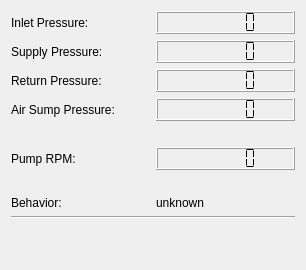
<?xml version="1.0" encoding="UTF-8"?>
<ui version="4.0">
 <class>Robot Status</class>
 <widget class="QWidget" name="Robot Status">
  <property name="geometry">
   <rect>
    <x>0</x>
    <y>0</y>
    <width>306</width>
    <height>270</height>
   </rect>
  </property>
  <property name="windowTitle">
   <string>Robot Status</string>
  </property>
  <layout class="QVBoxLayout" name="verticalLayout">
   <item>
    <layout class="QGridLayout" name="gridLayout">
     <item row="3" column="0">
      <widget class="QLabel" name="SumpPressure">
       <property name="text">
        <string>Air Sump Pressure:</string>
       </property>
      </widget>
     </item>
     <item row="5" column="0">
      <widget class="QLabel" name="PumpRPM">
       <property name="text">
        <string>Pump RPM:</string>
       </property>
      </widget>
     </item>
     <item row="6" column="0">
      <spacer name="horizontalSpacer_15">
       <property name="orientation">
        <enum>Qt::Horizontal</enum>
       </property>
       <property name="sizeHint" stdset="0">
        <size>
         <width>40</width>
         <height>20</height>
        </size>
       </property>
      </spacer>
     </item>
     <item row="4" column="1">
      <spacer name="horizontalSpacer_14">
       <property name="orientation">
        <enum>Qt::Horizontal</enum>
       </property>
       <property name="sizeHint" stdset="0">
        <size>
         <width>40</width>
         <height>20</height>
        </size>
       </property>
      </spacer>
     </item>
     <item row="4" column="0">
      <spacer name="horizontalSpacer_13">
       <property name="orientation">
        <enum>Qt::Horizontal</enum>
       </property>
       <property name="sizeHint" stdset="0">
        <size>
         <width>40</width>
         <height>20</height>
        </size>
       </property>
      </spacer>
     </item>
     <item row="2" column="1">
      <widget class="QLCDNumber" name="returnPressureValue">
       <property name="numDigits">
        <number>6</number>
       </property>
       <property name="segmentStyle">
        <enum>QLCDNumber::Flat</enum>
       </property>
      </widget>
     </item>
     <item row="2" column="0">
      <widget class="QLabel" name="ReturnPressure">
       <property name="text">
        <string>Return Pressure:</string>
       </property>
      </widget>
     </item>
     <item row="3" column="1">
      <widget class="QLCDNumber" name="sumpPressureValue">
       <property name="numDigits">
        <number>6</number>
       </property>
       <property name="segmentStyle">
        <enum>QLCDNumber::Flat</enum>
       </property>
      </widget>
     </item>
     <item row="0" column="1">
      <widget class="QLCDNumber" name="inletPressureValue">
       <property name="autoFillBackground">
        <bool>false</bool>
       </property>
       <property name="numDigits">
        <number>6</number>
       </property>
       <property name="segmentStyle">
        <enum>QLCDNumber::Flat</enum>
       </property>
      </widget>
     </item>
     <item row="1" column="0">
      <widget class="QLabel" name="SupplyPressure">
       <property name="text">
        <string>Supply Pressure:</string>
       </property>
      </widget>
     </item>
     <item row="1" column="1">
      <widget class="QLCDNumber" name="supplyPressureValue">
       <property name="numDigits">
        <number>6</number>
       </property>
       <property name="segmentStyle">
        <enum>QLCDNumber::Flat</enum>
       </property>
      </widget>
     </item>
     <item row="0" column="0">
      <widget class="QLabel" name="InletPressure">
       <property name="text">
        <string>Inlet Pressure:</string>
       </property>
      </widget>
     </item>
     <item row="5" column="1">
      <widget class="QLCDNumber" name="pumpRpmValue">
       <property name="numDigits">
        <number>6</number>
       </property>
       <property name="segmentStyle">
        <enum>QLCDNumber::Flat</enum>
       </property>
      </widget>
     </item>
     <item row="6" column="1">
      <spacer name="horizontalSpacer_16">
       <property name="orientation">
        <enum>Qt::Horizontal</enum>
       </property>
       <property name="sizeHint" stdset="0">
        <size>
         <width>40</width>
         <height>20</height>
        </size>
       </property>
      </spacer>
     </item>
     <item row="7" column="0">
      <widget class="QLabel" name="Behavior">
       <property name="text">
        <string>Behavior:</string>
       </property>
      </widget>
     </item>
     <item row="7" column="1">
      <widget class="QLabel" name="behaviorValue">
       <property name="text">
        <string>unknown</string>
       </property>
      </widget>
     </item>
    </layout>
   </item>
   <item>
    <widget class="Line" name="line">
     <property name="orientation">
      <enum>Qt::Horizontal</enum>
     </property>
    </widget>
   </item>
   <item>
    <spacer name="verticalSpacer">
     <property name="orientation">
      <enum>Qt::Vertical</enum>
     </property>
     <property name="sizeHint" stdset="0">
      <size>
       <width>20</width>
       <height>40</height>
      </size>
     </property>
    </spacer>
   </item>
  </layout>
  <zorder>verticalSpacer</zorder>
  <zorder>line</zorder>
 </widget>
 <resources/>
 <connections/>
</ui>
